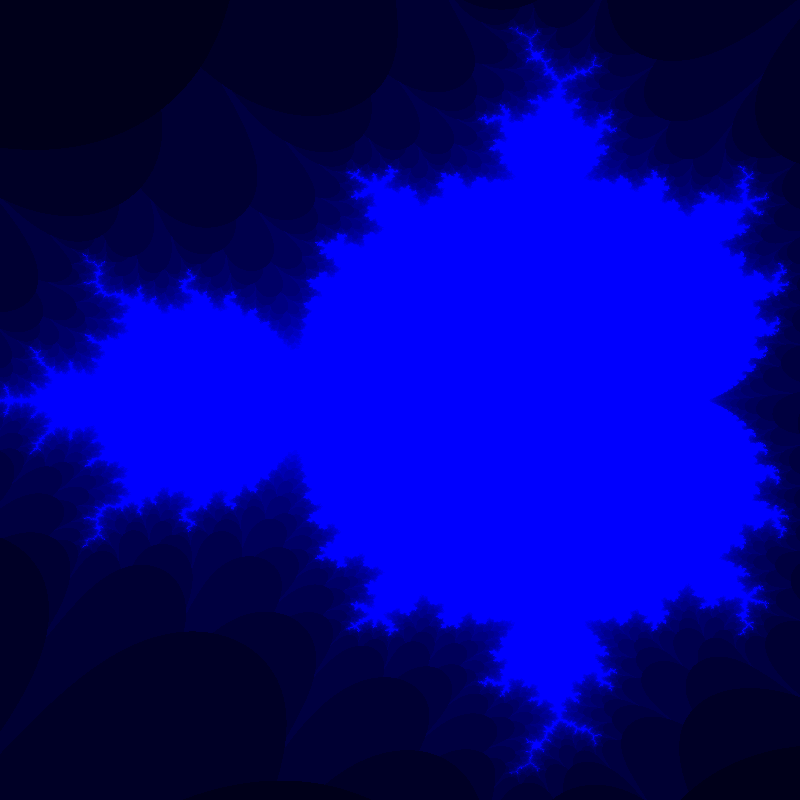
Frame 1 (no input)
Frame 60 (no input): identical to frame 1, image omitted
Frame 120 (the mouse pressed at the canvas centre since frame 60): identical to frame 1, image omitted

The p5.js sketch that drew this single still picture (run headless with seeded random() and noise() and a simulated clock; from frame 60 on, the mouse is pressed at the canvas centre):

// p5.js sketch
// ── sketch.js
let numberOfIterations;
let data = [];
function setup()
{
    createCanvas(800, 800);    
    numberOfIterations = 20;
    translate(width/2, height/2);
    data = calcData();
    paintPixels(data);
}

function draw()
{
}

function paintPixel(x, y, r, g, b)
{   
    let index = 4*(y*width + x);
    pixels[index] = r;
    pixels[index+1] = g;
    pixels[index+2] = b;
    pixels[index+3] = 255;
}

function paintPixels(data)
{
    loadPixels();

    for(let item of data)
    {
        paintPixel(item[0], item[1], 0, 0, item[2]);
    }

    updatePixels();
}

function calcMandelbrot(x, y)
{
    let xp = 0;
    let yp = 0;

    let n = 0;

    for(; n < numberOfIterations; ++n)
    {
        let xn = xp * xp - yp * yp + x;
        let yn = 2 * xp * yp + y;

        if(abs(xn + yn) >= 4)
            break;

        xp = xn;
        yp = yn;
    }

    return map(n, 0, numberOfIterations, 0, 255);
}

function calcData()
{
    let data = [];
    for(let x = 0; x < width; ++x)
        for(let y = 0; y < height; ++y)
        {
            let nx = map(x, 0, width, -1.5, 0.5);
            let ny = map(y, 0, height, -1.2, 1.2);

            let color = calcMandelbrot(nx, ny);
            data.push([x, y, color]);
        }
    return data;
}
